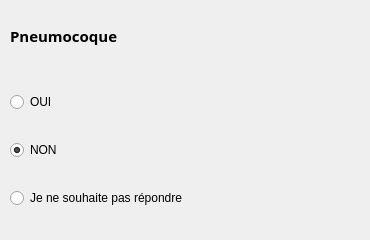
                           <widget class="QWidget" name="widget_118" native="true">
                            <widget class="QLabel" name="label_93">
                             <property name="geometry">
                              <rect>
                               <x>10</x>
                               <y>10</y>
                               <width>351</width>
                               <height>51</height>
                              </rect>
                             </property>
                             <property name="font">
                              <font>
                               <family>Noto Sans</family>
                               <pointsize>11</pointsize>
                               <weight>75</weight>
                               <bold>true</bold>
                              </font>
                             </property>
                             <property name="text">
                              <string>Pneumocoque</string>
                             </property>
                            </widget>
                            <widget class="QWidget" name="widget_119" native="true">
                             <property name="geometry">
                              <rect>
                               <x>10</x>
                               <y>70</y>
                               <width>351</width>
                               <height>161</height>
                              </rect>
                             </property>
                             <layout class="QVBoxLayout" name="verticalLayout_90">
                              <item>
                               <widget class="QRadioButton" name="radioButton_163">
                                <property name="text">
                                 <string>OUI</string>
                                </property>
                               </widget>
                              </item>
                              <item>
                               <widget class="QRadioButton" name="radioButton_164">
                                <property name="text">
                                 <string>NON</string>
                                </property>
                                <property name="checked">
                                 <bool>true</bool>
                                </property>
                               </widget>
                              </item>
                              <item>
                               <widget class="QRadioButton" name="radioButton_165">
                                <property name="text">
                                 <string>Je ne souhaite pas répondre</string>
                                </property>
                               </widget>
                              </item>
                             </layout>
                            </widget>
                           </widget>
